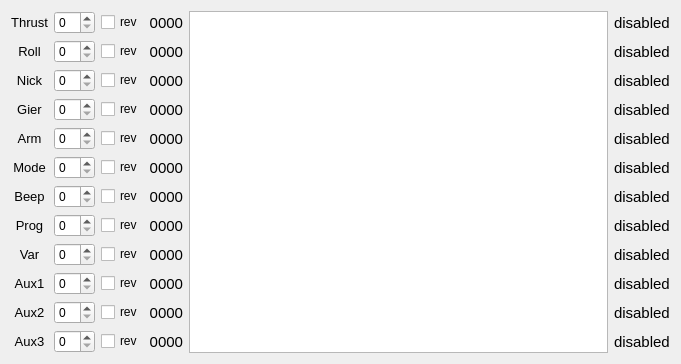
     <widget class="QWidget" name="layoutWidget">
      <property name="geometry">
       <rect>
        <x>90</x>
        <y>360</y>
        <width>681</width>
        <height>341</height>
       </rect>
      </property>
      <layout class="QHBoxLayout" name="horizontalLayout_26">
       <item>
        <layout class="QVBoxLayout" name="verticalLayout_10">
         <item>
          <widget class="QLabel" name="label_29">
           <property name="text">
            <string>&lt;html&gt;&lt;head/&gt;&lt;body&gt;&lt;p align=&quot;center&quot;&gt;&lt;span style=&quot; font-size:10pt;&quot;&gt;Thrust&lt;/span&gt;&lt;/p&gt;&lt;/body&gt;&lt;/html&gt;</string>
           </property>
          </widget>
         </item>
         <item>
          <widget class="QLabel" name="label_28">
           <property name="text">
            <string>&lt;html&gt;&lt;head/&gt;&lt;body&gt;&lt;p align=&quot;center&quot;&gt;&lt;span style=&quot; font-size:10pt;&quot;&gt;Roll&lt;/span&gt;&lt;/p&gt;&lt;/body&gt;&lt;/html&gt;</string>
           </property>
          </widget>
         </item>
         <item>
          <widget class="QLabel" name="label_33">
           <property name="text">
            <string>&lt;html&gt;&lt;head/&gt;&lt;body&gt;&lt;p align=&quot;center&quot;&gt;&lt;span style=&quot; font-size:10pt;&quot;&gt;Nick&lt;/span&gt;&lt;/p&gt;&lt;/body&gt;&lt;/html&gt;</string>
           </property>
          </widget>
         </item>
         <item>
          <widget class="QLabel" name="label_32">
           <property name="text">
            <string>&lt;html&gt;&lt;head/&gt;&lt;body&gt;&lt;p align=&quot;center&quot;&gt;&lt;span style=&quot; font-size:10pt;&quot;&gt;Gier&lt;/span&gt;&lt;/p&gt;&lt;/body&gt;&lt;/html&gt;</string>
           </property>
          </widget>
         </item>
         <item>
          <widget class="QLabel" name="label_34">
           <property name="text">
            <string>&lt;html&gt;&lt;head/&gt;&lt;body&gt;&lt;p align=&quot;center&quot;&gt;&lt;span style=&quot; font-size:10pt;&quot;&gt;Arm&lt;/span&gt;&lt;/p&gt;&lt;/body&gt;&lt;/html&gt;</string>
           </property>
          </widget>
         </item>
         <item>
          <widget class="QLabel" name="label_39">
           <property name="text">
            <string>&lt;html&gt;&lt;head/&gt;&lt;body&gt;&lt;p align=&quot;center&quot;&gt;&lt;span style=&quot; font-size:10pt;&quot;&gt;Mode&lt;/span&gt;&lt;/p&gt;&lt;/body&gt;&lt;/html&gt;</string>
           </property>
          </widget>
         </item>
         <item>
          <widget class="QLabel" name="label_38">
           <property name="text">
            <string>&lt;html&gt;&lt;head/&gt;&lt;body&gt;&lt;p align=&quot;center&quot;&gt;&lt;span style=&quot; font-size:10pt;&quot;&gt;Beep&lt;/span&gt;&lt;/p&gt;&lt;/body&gt;&lt;/html&gt;</string>
           </property>
          </widget>
         </item>
         <item>
          <widget class="QLabel" name="label_31">
           <property name="text">
            <string>&lt;html&gt;&lt;head/&gt;&lt;body&gt;&lt;p align=&quot;center&quot;&gt;&lt;span style=&quot; font-size:10pt;&quot;&gt;Prog&lt;/span&gt;&lt;/p&gt;&lt;/body&gt;&lt;/html&gt;</string>
           </property>
          </widget>
         </item>
         <item>
          <widget class="QLabel" name="label_37">
           <property name="text">
            <string>&lt;html&gt;&lt;head/&gt;&lt;body&gt;&lt;p align=&quot;center&quot;&gt;&lt;span style=&quot; font-size:10pt;&quot;&gt;Var&lt;/span&gt;&lt;/p&gt;&lt;/body&gt;&lt;/html&gt;</string>
           </property>
          </widget>
         </item>
         <item>
          <widget class="QLabel" name="label_48">
           <property name="text">
            <string>&lt;html&gt;&lt;head/&gt;&lt;body&gt;&lt;p align=&quot;center&quot;&gt;&lt;span style=&quot; font-size:10pt;&quot;&gt;Aux1&lt;/span&gt;&lt;/p&gt;&lt;/body&gt;&lt;/html&gt;</string>
           </property>
          </widget>
         </item>
         <item>
          <widget class="QLabel" name="label_45">
           <property name="text">
            <string>&lt;html&gt;&lt;head/&gt;&lt;body&gt;&lt;p align=&quot;center&quot;&gt;&lt;span style=&quot; font-size:10pt;&quot;&gt;Aux2&lt;/span&gt;&lt;/p&gt;&lt;/body&gt;&lt;/html&gt;</string>
           </property>
          </widget>
         </item>
         <item>
          <widget class="QLabel" name="label_30">
           <property name="text">
            <string>&lt;html&gt;&lt;head/&gt;&lt;body&gt;&lt;p align=&quot;center&quot;&gt;&lt;span style=&quot; font-size:10pt;&quot;&gt;Aux3&lt;/span&gt;&lt;/p&gt;&lt;/body&gt;&lt;/html&gt;</string>
           </property>
          </widget>
         </item>
        </layout>
       </item>
       <item>
        <layout class="QVBoxLayout" name="verticalLayout_11">
         <item>
          <layout class="QHBoxLayout" name="horizontalLayout_11">
           <item>
            <widget class="QSpinBox" name="rc_thrust_spinBox">
             <property name="minimum">
              <number>0</number>
             </property>
             <property name="maximum">
              <number>12</number>
             </property>
             <property name="value">
              <number>0</number>
             </property>
            </widget>
           </item>
           <item>
            <widget class="QCheckBox" name="rc_thrust_rev_checkBox">
             <property name="text">
              <string>rev</string>
             </property>
             <attribute name="buttonGroup">
              <string notr="true">rev_buttonGroup</string>
             </attribute>
            </widget>
           </item>
          </layout>
         </item>
         <item>
          <layout class="QHBoxLayout" name="horizontalLayout_12">
           <item>
            <widget class="QSpinBox" name="rc_roll_spinBox">
             <property name="minimum">
              <number>0</number>
             </property>
             <property name="maximum">
              <number>12</number>
             </property>
             <property name="value">
              <number>0</number>
             </property>
            </widget>
           </item>
           <item>
            <widget class="QCheckBox" name="rc_roll_rev_checkBox">
             <property name="text">
              <string>rev</string>
             </property>
             <attribute name="buttonGroup">
              <string notr="true">rev_buttonGroup</string>
             </attribute>
            </widget>
           </item>
          </layout>
         </item>
         <item>
          <layout class="QHBoxLayout" name="horizontalLayout_13">
           <item>
            <widget class="QSpinBox" name="rc_nick_spinBox">
             <property name="minimum">
              <number>0</number>
             </property>
             <property name="maximum">
              <number>12</number>
             </property>
             <property name="value">
              <number>0</number>
             </property>
            </widget>
           </item>
           <item>
            <widget class="QCheckBox" name="rc_nick_rev_checkBox">
             <property name="text">
              <string>rev</string>
             </property>
             <attribute name="buttonGroup">
              <string notr="true">rev_buttonGroup</string>
             </attribute>
            </widget>
           </item>
          </layout>
         </item>
         <item>
          <layout class="QHBoxLayout" name="horizontalLayout_14">
           <item>
            <widget class="QSpinBox" name="rc_gier_spinBox">
             <property name="minimum">
              <number>0</number>
             </property>
             <property name="maximum">
              <number>12</number>
             </property>
             <property name="value">
              <number>0</number>
             </property>
            </widget>
           </item>
           <item>
            <widget class="QCheckBox" name="rc_gier_rev_checkBox">
             <property name="text">
              <string>rev</string>
             </property>
             <attribute name="buttonGroup">
              <string notr="true">rev_buttonGroup</string>
             </attribute>
            </widget>
           </item>
          </layout>
         </item>
         <item>
          <layout class="QHBoxLayout" name="horizontalLayout_17">
           <item>
            <widget class="QSpinBox" name="rc_arm_spinBox">
             <property name="minimum">
              <number>0</number>
             </property>
             <property name="maximum">
              <number>12</number>
             </property>
             <property name="value">
              <number>0</number>
             </property>
            </widget>
           </item>
           <item>
            <widget class="QCheckBox" name="rc_arm_rev_checkBox">
             <property name="text">
              <string>rev</string>
             </property>
             <attribute name="buttonGroup">
              <string notr="true">rev_buttonGroup</string>
             </attribute>
            </widget>
           </item>
          </layout>
         </item>
         <item>
          <layout class="QHBoxLayout" name="horizontalLayout_18">
           <item>
            <widget class="QSpinBox" name="rc_mode_spinBox">
             <property name="minimum">
              <number>0</number>
             </property>
             <property name="maximum">
              <number>12</number>
             </property>
             <property name="value">
              <number>0</number>
             </property>
            </widget>
           </item>
           <item>
            <widget class="QCheckBox" name="rc_mode_rev_checkBox">
             <property name="text">
              <string>rev</string>
             </property>
             <attribute name="buttonGroup">
              <string notr="true">rev_buttonGroup</string>
             </attribute>
            </widget>
           </item>
          </layout>
         </item>
         <item>
          <layout class="QHBoxLayout" name="horizontalLayout_19">
           <item>
            <widget class="QSpinBox" name="rc_beep_spinBox">
             <property name="minimum">
              <number>0</number>
             </property>
             <property name="maximum">
              <number>12</number>
             </property>
             <property name="value">
              <number>0</number>
             </property>
            </widget>
           </item>
           <item>
            <widget class="QCheckBox" name="rc_beep_rev_checkBox">
             <property name="text">
              <string>rev</string>
             </property>
             <attribute name="buttonGroup">
              <string notr="true">rev_buttonGroup</string>
             </attribute>
            </widget>
           </item>
          </layout>
         </item>
         <item>
          <layout class="QHBoxLayout" name="horizontalLayout_21">
           <item>
            <widget class="QSpinBox" name="rc_prog_spinBox">
             <property name="minimum">
              <number>0</number>
             </property>
             <property name="maximum">
              <number>12</number>
             </property>
             <property name="value">
              <number>0</number>
             </property>
            </widget>
           </item>
           <item>
            <widget class="QCheckBox" name="rc_prog_rev_checkBox">
             <property name="text">
              <string>rev</string>
             </property>
             <attribute name="buttonGroup">
              <string notr="true">rev_buttonGroup</string>
             </attribute>
            </widget>
           </item>
          </layout>
         </item>
         <item>
          <layout class="QHBoxLayout" name="horizontalLayout_22">
           <item>
            <widget class="QSpinBox" name="rc_var_spinBox">
             <property name="minimum">
              <number>0</number>
             </property>
             <property name="maximum">
              <number>12</number>
             </property>
             <property name="value">
              <number>0</number>
             </property>
            </widget>
           </item>
           <item>
            <widget class="QCheckBox" name="rc_var_rev_checkBox">
             <property name="text">
              <string>rev</string>
             </property>
             <attribute name="buttonGroup">
              <string notr="true">rev_buttonGroup</string>
             </attribute>
            </widget>
           </item>
          </layout>
         </item>
         <item>
          <layout class="QHBoxLayout" name="horizontalLayout_23">
           <item>
            <widget class="QSpinBox" name="rc_aux1_spinBox">
             <property name="minimum">
              <number>0</number>
             </property>
             <property name="maximum">
              <number>12</number>
             </property>
             <property name="value">
              <number>0</number>
             </property>
            </widget>
           </item>
           <item>
            <widget class="QCheckBox" name="rc_aux1_rev_checkBox">
             <property name="text">
              <string>rev</string>
             </property>
             <attribute name="buttonGroup">
              <string notr="true">rev_buttonGroup</string>
             </attribute>
            </widget>
           </item>
          </layout>
         </item>
         <item>
          <layout class="QHBoxLayout" name="horizontalLayout_24">
           <item>
            <widget class="QSpinBox" name="rc_aux2_spinBox">
             <property name="minimum">
              <number>0</number>
             </property>
             <property name="maximum">
              <number>12</number>
             </property>
             <property name="value">
              <number>0</number>
             </property>
            </widget>
           </item>
           <item>
            <widget class="QCheckBox" name="rc_aux2_rev_checkBox">
             <property name="text">
              <string>rev</string>
             </property>
             <attribute name="buttonGroup">
              <string notr="true">rev_buttonGroup</string>
             </attribute>
            </widget>
           </item>
          </layout>
         </item>
         <item>
          <layout class="QHBoxLayout" name="horizontalLayout_25">
           <item>
            <widget class="QSpinBox" name="rc_aux3_spinBox">
             <property name="minimum">
              <number>0</number>
             </property>
             <property name="maximum">
              <number>12</number>
             </property>
             <property name="value">
              <number>0</number>
             </property>
            </widget>
           </item>
           <item>
            <widget class="QCheckBox" name="rc_aux3_rev_checkBox">
             <property name="text">
              <string>rev</string>
             </property>
             <attribute name="buttonGroup">
              <string notr="true">rev_buttonGroup</string>
             </attribute>
            </widget>
           </item>
          </layout>
         </item>
        </layout>
       </item>
       <item>
        <layout class="QVBoxLayout" name="verticalLayout_12">
         <item>
          <widget class="QLabel" name="rc_ch_01_label">
           <property name="font">
            <font>
             <pointsize>11</pointsize>
            </font>
           </property>
           <property name="text">
            <string>0000</string>
           </property>
           <property name="textFormat">
            <enum>Qt::PlainText</enum>
           </property>
           <property name="alignment">
            <set>Qt::AlignRight|Qt::AlignTrailing|Qt::AlignVCenter</set>
           </property>
          </widget>
         </item>
         <item>
          <widget class="QLabel" name="rc_ch_02_label">
           <property name="font">
            <font>
             <pointsize>11</pointsize>
            </font>
           </property>
           <property name="text">
            <string>0000</string>
           </property>
           <property name="textFormat">
            <enum>Qt::PlainText</enum>
           </property>
           <property name="alignment">
            <set>Qt::AlignRight|Qt::AlignTrailing|Qt::AlignVCenter</set>
           </property>
          </widget>
         </item>
         <item>
          <widget class="QLabel" name="rc_ch_03_label">
           <property name="font">
            <font>
             <pointsize>11</pointsize>
            </font>
           </property>
           <property name="text">
            <string>0000</string>
           </property>
           <property name="textFormat">
            <enum>Qt::PlainText</enum>
           </property>
           <property name="alignment">
            <set>Qt::AlignRight|Qt::AlignTrailing|Qt::AlignVCenter</set>
           </property>
          </widget>
         </item>
         <item>
          <widget class="QLabel" name="rc_ch_04_label">
           <property name="font">
            <font>
             <pointsize>11</pointsize>
            </font>
           </property>
           <property name="text">
            <string>0000</string>
           </property>
           <property name="textFormat">
            <enum>Qt::PlainText</enum>
           </property>
           <property name="alignment">
            <set>Qt::AlignRight|Qt::AlignTrailing|Qt::AlignVCenter</set>
           </property>
          </widget>
         </item>
         <item>
          <widget class="QLabel" name="rc_ch_05_label">
           <property name="font">
            <font>
             <pointsize>11</pointsize>
            </font>
           </property>
           <property name="text">
            <string>0000</string>
           </property>
           <property name="textFormat">
            <enum>Qt::PlainText</enum>
           </property>
           <property name="alignment">
            <set>Qt::AlignRight|Qt::AlignTrailing|Qt::AlignVCenter</set>
           </property>
          </widget>
         </item>
         <item>
          <widget class="QLabel" name="rc_ch_06_label">
           <property name="font">
            <font>
             <pointsize>11</pointsize>
            </font>
           </property>
           <property name="text">
            <string>0000</string>
           </property>
           <property name="textFormat">
            <enum>Qt::PlainText</enum>
           </property>
           <property name="alignment">
            <set>Qt::AlignRight|Qt::AlignTrailing|Qt::AlignVCenter</set>
           </property>
          </widget>
         </item>
         <item>
          <widget class="QLabel" name="rc_ch_07_label">
           <property name="font">
            <font>
             <pointsize>11</pointsize>
            </font>
           </property>
           <property name="text">
            <string>0000</string>
           </property>
           <property name="textFormat">
            <enum>Qt::PlainText</enum>
           </property>
           <property name="alignment">
            <set>Qt::AlignRight|Qt::AlignTrailing|Qt::AlignVCenter</set>
           </property>
          </widget>
         </item>
         <item>
          <widget class="QLabel" name="rc_ch_08_label">
           <property name="font">
            <font>
             <pointsize>11</pointsize>
            </font>
           </property>
           <property name="text">
            <string>0000</string>
           </property>
           <property name="textFormat">
            <enum>Qt::PlainText</enum>
           </property>
           <property name="alignment">
            <set>Qt::AlignRight|Qt::AlignTrailing|Qt::AlignVCenter</set>
           </property>
          </widget>
         </item>
         <item>
          <widget class="QLabel" name="rc_ch_09_label">
           <property name="font">
            <font>
             <pointsize>11</pointsize>
            </font>
           </property>
           <property name="text">
            <string>0000</string>
           </property>
           <property name="textFormat">
            <enum>Qt::PlainText</enum>
           </property>
           <property name="alignment">
            <set>Qt::AlignRight|Qt::AlignTrailing|Qt::AlignVCenter</set>
           </property>
          </widget>
         </item>
         <item>
          <widget class="QLabel" name="rc_ch_10_label">
           <property name="font">
            <font>
             <pointsize>11</pointsize>
            </font>
           </property>
           <property name="text">
            <string>0000</string>
           </property>
           <property name="textFormat">
            <enum>Qt::PlainText</enum>
           </property>
           <property name="alignment">
            <set>Qt::AlignRight|Qt::AlignTrailing|Qt::AlignVCenter</set>
           </property>
          </widget>
         </item>
         <item>
          <widget class="QLabel" name="rc_ch_11_label">
           <property name="font">
            <font>
             <pointsize>11</pointsize>
            </font>
           </property>
           <property name="text">
            <string>0000</string>
           </property>
           <property name="textFormat">
            <enum>Qt::PlainText</enum>
           </property>
           <property name="alignment">
            <set>Qt::AlignRight|Qt::AlignTrailing|Qt::AlignVCenter</set>
           </property>
          </widget>
         </item>
         <item>
          <widget class="QLabel" name="rc_ch_12_label">
           <property name="font">
            <font>
             <pointsize>11</pointsize>
            </font>
           </property>
           <property name="text">
            <string>0000</string>
           </property>
           <property name="textFormat">
            <enum>Qt::PlainText</enum>
           </property>
           <property name="alignment">
            <set>Qt::AlignRight|Qt::AlignTrailing|Qt::AlignVCenter</set>
           </property>
          </widget>
         </item>
        </layout>
       </item>
       <item>
        <widget class="QGraphicsView" name="rc_channels_graphicsView">
         <property name="sceneRect">
          <rectf>
           <x>0.000000000000000</x>
           <y>0.000000000000000</y>
           <width>0.000000000000000</width>
           <height>0.000000000000000</height>
          </rectf>
         </property>
        </widget>
       </item>
       <item>
        <layout class="QVBoxLayout" name="verticalLayout_15">
         <item>
          <widget class="QLabel" name="rc_thrust_label">
           <property name="font">
            <font>
             <pointsize>11</pointsize>
            </font>
           </property>
           <property name="text">
            <string>disabled</string>
           </property>
           <property name="textFormat">
            <enum>Qt::PlainText</enum>
           </property>
           <property name="alignment">
            <set>Qt::AlignLeading|Qt::AlignLeft|Qt::AlignVCenter</set>
           </property>
          </widget>
         </item>
         <item>
          <widget class="QLabel" name="rc_roll_label">
           <property name="font">
            <font>
             <pointsize>11</pointsize>
            </font>
           </property>
           <property name="text">
            <string>disabled</string>
           </property>
           <property name="textFormat">
            <enum>Qt::PlainText</enum>
           </property>
           <property name="alignment">
            <set>Qt::AlignLeading|Qt::AlignLeft|Qt::AlignVCenter</set>
           </property>
          </widget>
         </item>
         <item>
          <widget class="QLabel" name="rc_nick_label">
           <property name="font">
            <font>
             <pointsize>11</pointsize>
            </font>
           </property>
           <property name="text">
            <string>disabled</string>
           </property>
           <property name="textFormat">
            <enum>Qt::PlainText</enum>
           </property>
           <property name="alignment">
            <set>Qt::AlignLeading|Qt::AlignLeft|Qt::AlignVCenter</set>
           </property>
          </widget>
         </item>
         <item>
          <widget class="QLabel" name="rc_gier_label">
           <property name="font">
            <font>
             <pointsize>11</pointsize>
            </font>
           </property>
           <property name="text">
            <string>disabled</string>
           </property>
           <property name="textFormat">
            <enum>Qt::PlainText</enum>
           </property>
           <property name="alignment">
            <set>Qt::AlignLeading|Qt::AlignLeft|Qt::AlignVCenter</set>
           </property>
          </widget>
         </item>
         <item>
          <widget class="QLabel" name="rc_arm_label">
           <property name="font">
            <font>
             <pointsize>11</pointsize>
            </font>
           </property>
           <property name="text">
            <string>disabled</string>
           </property>
           <property name="textFormat">
            <enum>Qt::PlainText</enum>
           </property>
           <property name="alignment">
            <set>Qt::AlignLeading|Qt::AlignLeft|Qt::AlignVCenter</set>
           </property>
          </widget>
         </item>
         <item>
          <widget class="QLabel" name="rc_mode_label">
           <property name="font">
            <font>
             <pointsize>11</pointsize>
            </font>
           </property>
           <property name="text">
            <string>disabled</string>
           </property>
           <property name="textFormat">
            <enum>Qt::PlainText</enum>
           </property>
           <property name="alignment">
            <set>Qt::AlignLeading|Qt::AlignLeft|Qt::AlignVCenter</set>
           </property>
          </widget>
         </item>
         <item>
          <widget class="QLabel" name="rc_beep_label">
           <property name="font">
            <font>
             <pointsize>11</pointsize>
            </font>
           </property>
           <property name="text">
            <string>disabled</string>
           </property>
           <property name="textFormat">
            <enum>Qt::PlainText</enum>
           </property>
           <property name="alignment">
            <set>Qt::AlignLeading|Qt::AlignLeft|Qt::AlignVCenter</set>
           </property>
          </widget>
         </item>
         <item>
          <widget class="QLabel" name="rc_prog_label">
           <property name="font">
            <font>
             <pointsize>11</pointsize>
            </font>
           </property>
           <property name="text">
            <string>disabled</string>
           </property>
           <property name="textFormat">
            <enum>Qt::PlainText</enum>
           </property>
           <property name="alignment">
            <set>Qt::AlignLeading|Qt::AlignLeft|Qt::AlignVCenter</set>
           </property>
          </widget>
         </item>
         <item>
          <widget class="QLabel" name="rc_var_label">
           <property name="font">
            <font>
             <pointsize>11</pointsize>
            </font>
           </property>
           <property name="text">
            <string>disabled</string>
           </property>
           <property name="textFormat">
            <enum>Qt::PlainText</enum>
           </property>
           <property name="alignment">
            <set>Qt::AlignLeading|Qt::AlignLeft|Qt::AlignVCenter</set>
           </property>
          </widget>
         </item>
         <item>
          <widget class="QLabel" name="rc_aux1_label">
           <property name="font">
            <font>
             <pointsize>11</pointsize>
            </font>
           </property>
           <property name="text">
            <string>disabled</string>
           </property>
           <property name="textFormat">
            <enum>Qt::PlainText</enum>
           </property>
           <property name="alignment">
            <set>Qt::AlignLeading|Qt::AlignLeft|Qt::AlignVCenter</set>
           </property>
          </widget>
         </item>
         <item>
          <widget class="QLabel" name="rc_aux2_label">
           <property name="font">
            <font>
             <pointsize>11</pointsize>
            </font>
           </property>
           <property name="text">
            <string>disabled</string>
           </property>
           <property name="textFormat">
            <enum>Qt::PlainText</enum>
           </property>
           <property name="alignment">
            <set>Qt::AlignLeading|Qt::AlignLeft|Qt::AlignVCenter</set>
           </property>
          </widget>
         </item>
         <item>
          <widget class="QLabel" name="rc_aux3_label">
           <property name="font">
            <font>
             <pointsize>11</pointsize>
            </font>
           </property>
           <property name="text">
            <string>disabled</string>
           </property>
           <property name="textFormat">
            <enum>Qt::PlainText</enum>
           </property>
           <property name="alignment">
            <set>Qt::AlignLeading|Qt::AlignLeft|Qt::AlignVCenter</set>
           </property>
          </widget>
         </item>
        </layout>
       </item>
      </layout>
     </widget>
